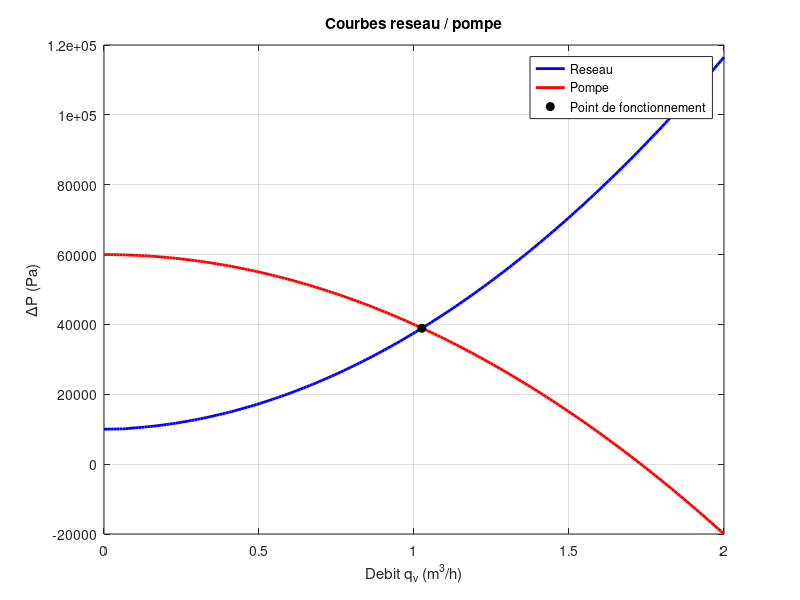

The MATLAB script that drew this image: (Note: this script raises an error after producing the figure.)
%% Donnees
rho = 988;              % kg/m3
mu  = 0.54e-3;          % Pa.s
L   = 40;               % m
eps = 0.1e-3;           % m
D   = 20e-3;            % m
Ks  = 6*0.5 + 2.5;      % singularites
DP_emetteur = 10000;    % Pa
eta_global = 0.65;

%% ETAPE 1 : courbe reseau
q_h = linspace(0, 2, 200);      % debit en m3/h
q_si = q_h / 3600;              % m3/s

A = pi*D^2/4;

v = zeros(size(q_h));
Re = zeros(size(q_h));
lambda = zeros(size(q_h));
DP_reseau = zeros(size(q_h));

for i = 1:length(q_h)
    if q_si(i) == 0
        v(i) = 0;
        Re(i) = 0;
        lambda(i) = 0;
        DP_reseau(i) = DP_emetteur;
    else
        v(i) = q_si(i)/A;
        Re(i) = rho*v(i)*D/mu;

        if Re(i) < 2300
            lambda(i) = 64/Re(i);
        else
            lambda(i) = 1 / (-1.8*log10(((eps/D)/3.7)^1.11 + 6.9/Re(i)))^2;
        end

        DP_L = lambda(i)*(L/D)*(rho*v(i)^2/2);
        DP_S = Ks*(rho*v(i)^2/2);

        DP_reseau(i) = DP_L + DP_S + DP_emetteur;
    end
end

%% ETAPE 2 : courbe pompe et point de fonctionnement
% IMPORTANT :
% ici q_h est pris en m3/h pour que la loi de pompe soit coherente
DP_pompe = -20000*q_h.^2 + 60000;

% Point de fonctionnement = minimum de l'ecart absolu
[~, idx] = min(abs(DP_reseau - DP_pompe));

q_star_h = q_h(idx);            % m3/h
q_star_si = q_star_h/3600;      % m3/s
DP_star = DP_reseau(idx);       % Pa
H_star = DP_star / (rho*9.81);  % mCE

fprintf('--- Point de fonctionnement ---\n');
fprintf('q* = %.3f m3/h\n', q_star_h);
fprintf('DP* = %.1f Pa\n', DP_star);
fprintf('H* = %.3f mCE\n', H_star);

figure;
plot(q_h, DP_reseau, 'b', 'LineWidth', 2); hold on;
plot(q_h, DP_pompe, 'r', 'LineWidth', 2);
plot(q_star_h, DP_star, 'ko', 'MarkerFaceColor', 'k');
grid on;
xlabel('Debit q_v (m^3/h)');
ylabel('\DeltaP (Pa)');
title('Courbes reseau / pompe');
legend('Reseau', 'Pompe', 'Point de fonctionnement', 'Location', 'best');

%% ETAPE 3 : comparaison aeraulique
Pth = 10000;           % W
cp_air = 1005;         % J/kg.K
DT_air = 15;           % degC
rho_air = 1.2;         % kg/m3 (hypothese usuelle)

mdot_air = Pth/(cp_air*DT_air);
qv_air = mdot_air/rho_air;      % m3/s

v_air = 5;                      % m/s
D_air = sqrt(4*qv_air/(pi*v_air));

fprintf('\n--- Comparaison air ---\n');
fprintf('Debit d air = %.4f m3/s = %.1f m3/h\n', qv_air, qv_air*3600);
fprintf('Diametre gaine air = %.3f m = %.1f mm\n', D_air, D_air*1000);

% Puissance hydraulique eau
P_hyd_eau = DP_star * q_star_si;
P_elec_eau = P_hyd_eau / eta_global;

fprintf('Puissance hydraulique eau = %.2f W\n', P_hyd_eau);
fprintf('Puissance electrique eau = %.2f W\n', P_elec_eau);

%% ETAPE 4 : cout annuel
% Remplacer selon ton hypothese
nb_heures = 8760;      % h/an
prix_kWh = 0.20;       % €/kWh

E_annuelle = (P_elec_eau/1000) * nb_heures;   % kWh/an
cout_annuel = E_annuelle * prix_kWh;

fprintf('\n--- Cout annuel ---\n');
fprintf('Energie annuelle = %.2f kWh/an\n', E_annuelle);
fprintf('Cout annuel = %.2f €/an\n', cout_annuel);

%% ETAPE 5 : optimisation des diametres
D_list_mm = [10 15 20 25 32];
q_test_h = 2.0;                  % debit de test en m3/h
q_test_si = q_test_h / 3600;
Pmax = 100;                      % W

Pelec_list = zeros(size(D_list_mm));
v_list = zeros(size(D_list_mm));
rejete = false(size(D_list_mm));

for i = 1:length(D_list_mm)
    D_i = D_list_mm(i)/1000;

    [DP_i, v_i] = calculPertes(q_test_si, D_i, L, eps, Ks, rho, mu, DP_emetteur);
    P_hyd_i = DP_i * q_test_si;
    P_elec_i = P_hyd_i / eta_global;

    Pelec_list(i) = P_elec_i;
    v_list(i) = v_i;

    if (v_i > 2) || (P_elec_i > Pmax)
        rejete(i) = true;
    end
end

fprintf('\n--- Optimisation diametres ---\n');
for i = 1:length(D_list_mm)
    etat = "ACCEPTE";
    if rejete(i)
        etat = "REJETE";
    end
    fprintf('D = %2d mm | v = %.3f m/s | P_elec = %.2f W | %s\n', ...
        D_list_mm(i), v_list(i), Pelec_list(i), etat);
end

figure;
bar(D_list_mm, Pelec_list); hold on;
yline(Pmax, 'r-', 'LineWidth', 2);

idx_rej = find(rejete);
plot(D_list_mm(idx_rej), Pelec_list(idx_rej), 'ro', ...
    'MarkerSize', 10, 'LineWidth', 2);

grid on;
xlabel('Diametre (mm)');
ylabel('Puissance electrique (W)');
title('Optimisation : P_{elec} en fonction du diametre');
legend('P_{elec}', 'Seuil 100 W', 'Diametres rejetes', 'Location', 'best');
